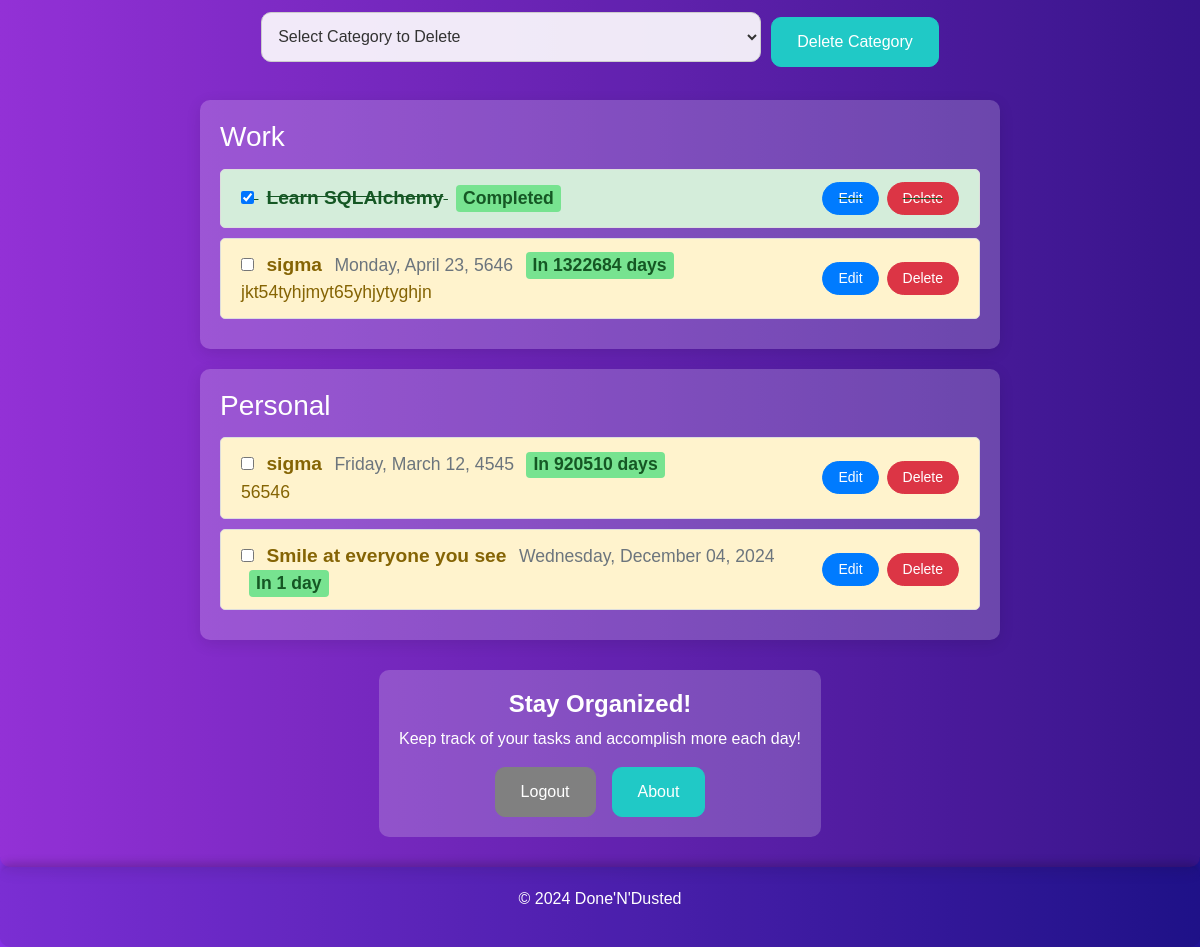
The page /dashboard (signed in, lower part) on the database as committed earlier.
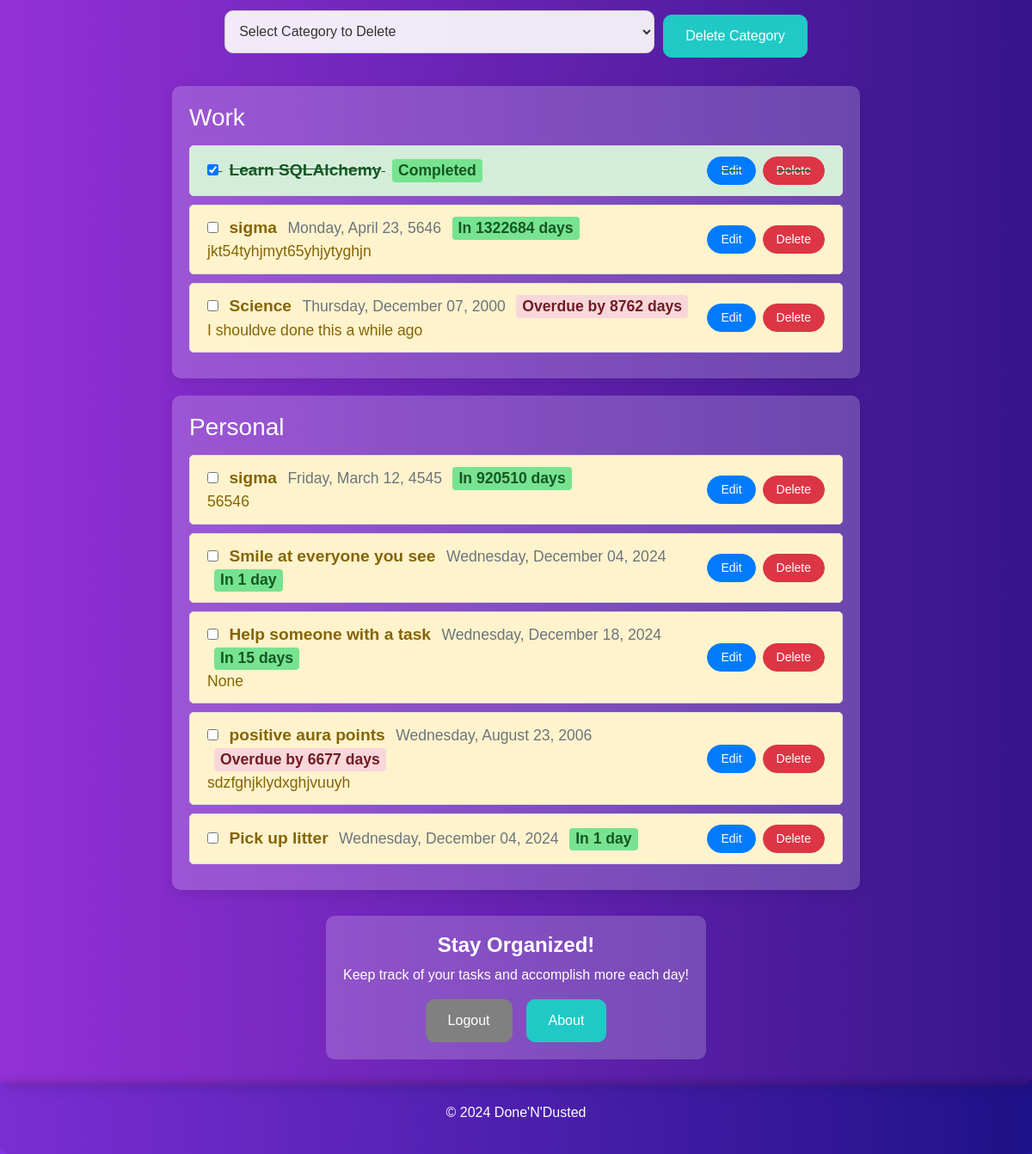
The same page on the database as committed later.
### setup_db.py (models this page shows)
class Category(Base):
    __tablename__ = 'categories'
    id = Column(Integer, primary_key=True)
    name = Column(String, unique=True, nullable=False)
    tasks = relationship('Task', back_populates='category')

class Task(Base):
    __tablename__ = 'tasks'
    id = Column(Integer, primary_key=True)
    description = Column(String, nullable=False)
    brief_description = Column(String, nullable=True)  # Add brief_description column
    completed = Column(Boolean, default=False)
    due_date = Column(Date, nullable=True)  # Add due_date column
    user_id = Column(Integer, ForeignKey('users.id'), nullable=False)
    user = relationship('User', back_populates='todos')
    category_id = Column(Integer, ForeignKey('categories.id'), nullable=True)
    category = relationship('Category', back_populates='tasks')

### app.py (the view)
@app.route('/dashboard')
def dashboard():
    if "user_id" not in session:
        flash("Please log in to access the dashboard.", "warning")
        return redirect(url_for('login', next=request.url))  # Pass original URL in `next`
    tasks = db_session.query(Task).filter_by(user_id=session['user_id']).all()
    categories = db_session.query(Category).all()
    tasks_with_time_remaining = []
    today = datetime.now().date()
    for task in tasks:
        if task.due_date:
            delta = task.due_date - today
            if delta.days > 0:
                badge_class = "badge-upcoming"
                badge_text = f"In {delta.days} day{'s' if delta.days != 1 else ''}"
                is_overdue = False
                is_due_today = False
            elif delta.days == 0:
                badge_class = "badge-due-today"
                badge_text = "Due today"
                is_overdue = False
                is_due_today = True
            else:
                badge_class = "badge-overdue"
                badge_text = f"Overdue by {abs(delta.days)} day{'s' if abs(delta.days) != 1 else ''}"
                is_overdue = True
                is_due_today = False
        else:
            badge_class = "badge-no-due"
            badge_text = "No due date"
            is_overdue = False
            is_due_today = False
        if task.completed:
            badge_class = "badge-completed"
            badge_text = "Completed"
        tasks_with_time_remaining.append({
            'id': task.id,
            'description': task.description,
            'due_date': task.due_date,
            'badge_class': badge_class,
            'badge_text': badge_text,
            'is_overdue': is_overdue,
            'is_due_today': is_due_today,
            'completed': task.completed,
            'category_id': task.category_id,
            'brief_description': task.brief_description
        })
    return render_template('dashboard.html', tasks=tasks_with_time_remaining, categories=categories, current_date=today)

### app.py (called while the page is built)
@app.context_processor
def inject_favicon():
    return dict(favicon_url=url_for('static', filename='img/favicon.ico'))

### templates/dashboard.html (shortened to what this page needs)
<!DOCTYPE html>
<html lang="en">
<head>
    <link rel="stylesheet" href="https://stackpath.bootstrapcdn.com/bootstrap/4.5.2/css/bootstrap.min.css">
</head>
<body>
    <div class="container">
        <div class="d-flex justify-content-center flex-wrap">
            <form action="{{ url_for('delete_category') }}" method="POST" class="form-inline mb-2">
                <select name="category_id" class="form-control">
                    <option value="">Select Category to Delete</option>
                </select>
                <button type="submit" class="btn btn-primary btn-delete-category">Delete Category</button>
            </form>
        </div>
        {% for category in categories %}
        <div class="category-binder">
            <h3>{{ category.name }}</h3>
            <ul class="list-group">
                {% for task in tasks if task.category_id == category.id %}
                <li class="list-group-item d-flex justify-content-between align-items-center {% if task.completed %}completed{% else %}pending{% endif %} {% if task.is_overdue and not task.completed %}overdue-task{% endif %}" data-task-id="{{ task.id }}">
                    <div>
                        <input type="checkbox" class="task-checkbox" {% if task.completed %}checked{% endif %} data-task-id="{{ task.id }}">
                        <span class="ml-2 task-title" style="font-size: 1.2em;">{{ task.description }}</span>
                        {% if task.due_date %}
                        <small class="text-muted ml-2" style="font-size: 1.1em;">{{ task.due_date.strftime('%A, %B %d, %Y') }}</small>
                        {% endif %}
                        <span class="badge {{ task.badge_class }} ml-2" style="font-size: 1.1em;">{{ task.badge_text }}</span>
                        {% if task.brief_description %}
                        <br>
                        <small class="task-brief-description" style="font-size: 1.1em;">{{ task.brief_description }}</small>
                        {% endif %}
                    </div>
                    <div class="d-flex">
                        <button type="button" class="btn btn-edit btn-sm mr-2 edit-task" style="border-radius: 20px;" data-task-id="{{ task.id }}" data-task-description="{{ task.description }}" data-task-due-date="{{ task.due_date }}" data-task-category="{{ task.category_id }}" data-task-brief-description="{{ task.brief_description }}">Edit</button>
                        <button type="button" class="btn btn-danger btn-sm delete-task" style="border-radius: 20px;">Delete</button>
                    </div>
                </li>
                {% endfor %}
            </ul>
        </div>
        {% endfor %}
        <div class="call-to-action">
            <h2>Stay Organized!</h2>
            <p>Keep track of your tasks and accomplish more each day!</p>
            <div class="d-flex justify-content-center">
                <a href="{{ url_for('logout') }}" class="btn btn-logout mr-3">Logout</a>
                <a href="{{ url_for('calendar') }}" class="btn btn-primary">About</a>
            </div>
        </div>
    </div>
    <footer>
        <p>&copy; 2024 Done'N'Dusted</p>
    </footer>
</body>
</html>

### templates/dashboard.html (style rules this page uses)
html, body { height: 100%; }
body { background: linear-gradient(90deg, #8933eb, #221397); color: white; font-family: Arial, sans-serif; min-height: 100%; background-color: cover; padding-bottom: 50px; display: flex; flex-direction: column; min-height: 100vh; }
.container { background: rgba(229, 32, 32, 0.1); padding: 30px; border-radius: 10px; margin-top: 40px; box-shadow: 0px 4px 15px rgba(0, 0, 0, 0.1); flex: 1; display: flex; flex-direction: column; align-items: center; max-width: 100%; width: 100%; margin: 0 auto; }
footer { width: 100%; left: 0; right: 0; text-align: center; padding: 20px; background: rgba(0, 0, 0, 0.1); border-radius: 10px; margin-top: 40px; box-shadow: 0px -4px 10px rgba(0, 0, 0, 0.2); margin-top: auto; }
.list-group-item { background-color: rgba(255, 255, 255, 0.1); border: 1px solid rgba(255, 255, 255, 0.1); color: #333; margin-bottom: 10px; border-radius: 5px; font-size: 16px; display: flex; justify-content: space-between; align-items: center; transition: transform 0.3s; }
.list-group-item.completed { text-decoration: line-through; background-color: rgba(255, 255, 255, 0.1); color: #155724; }
.list-group-item.pending { background-color: #fff3cd; color: #856404; }
.form-inline { margin-bottom: 20px; width: 100%; display: flex; justify-content: center; flex-wrap: wrap; flex-direction: row; align-items: center; }
.form-control { border-radius: 10px; padding: 12px; height: 50px; width: 100%; max-width: 100%; background: rgba(255, 255, 255, 0.9); color: #333; border: 1px solid #ccc; }
.form-control::placeholder { color: #666; }
.btn-primary { border-radius: 10px; padding: 12px 25px; background-color: #20c9c6; border-color: #20c9c6; transition: background-color 0.3s; height: 50px; }
.btn-danger { border-radius: 20px; padding: 5px 15px; }
.btn-edit { border-radius: 20px; padding: 5px 15px; background-color: #007bff; border-color: #007bff; color: white; }
.call-to-action { background: rgba(255, 253, 253, 0.2); padding: 20px; border-radius: 10px; margin-top: 30px; text-align: center; }
.call-to-action h2 { font-size: 24px; font-weight: bold; color: #ffffff; }
.call-to-action p { color: #ffffff; }
.btn-logout { background-color: #808080; border-color: #808080; color: white; padding: 12px 25px; border-radius: 10px; transition: background-color 0.3s; height: 50px; }
.category-binder { background: rgba(255, 255, 255, 0.2); padding: 20px; border-radius: 10px; margin-top: 20px; box-shadow: 0px 4px 15px rgba(0, 0, 0, 0.1); max-width: 800px; width: 100%; }
.category-binder h3 { color: #ffffff; margin-bottom: 15px; }
.category-binder .list-group-item { background-color: #f8f9fa; border: 1px solid #ddd; color: #333; margin-bottom: 10px; border-radius: 5px; font-size: 16px; display: flex; justify-content: space-between; align-items: center; transition: transform 0.3s; width: auto; }
.category-binder .list-group-item.completed { text-decoration: line-through; background-color: #d4edda; color: #155724; }
.category-binder .list-group-item.pending { background-color: #fff3cd; color: #856404; }
.badge-overdue { background-color: #f8d7da; color: #721c24; }
.badge-upcoming { background-color: #77e390; color: #155724; }
.task-title { font-weight: bold; }
.overdue-task { background-color: #cd7d84; color: #721c24; }
.badge-completed { background-color: #77e390; color: #155724; }
.form-control { background: rgba(255, 255, 255, 0.9); color: #333; border: 1px solid #ccc; }
.btn-primary { background-color: #20c9c6; border-color: #20c9c6; }
.form-inline input, .form-inline select { width: 100%; max-width: 100%; margin-bottom: 10px; }
.list-group { width: 100%; }
.form-inline .form-control { width: 100%; max-width: 500px; margin-right: 10px; }
.form-inline .btn { height: 50px; }

Rows that differ between the two databases and show on the page:
added Task: description "Science", due_date "Thursday, December 07, 2000", badge_text "Overdue by 8762 days", brief_description "I shouldve done this a while ago", shown under Category "Work"
added Task: description "Help someone with a task", due_date "Wednesday, December 18, 2024", badge_text "In 15 days", brief_description "None", shown under Category "Personal"
added Task: description "positive aura points", due_date "Wednesday, August 23, 2006", badge_text "Overdue by 6677 days", brief_description "sdzfghjklydxghjvuuyh", shown under Category "Personal"
added Task: description "Pick up litter", due_date "Wednesday, December 04, 2024", badge_text "In 1 day", shown under Category "Personal"
